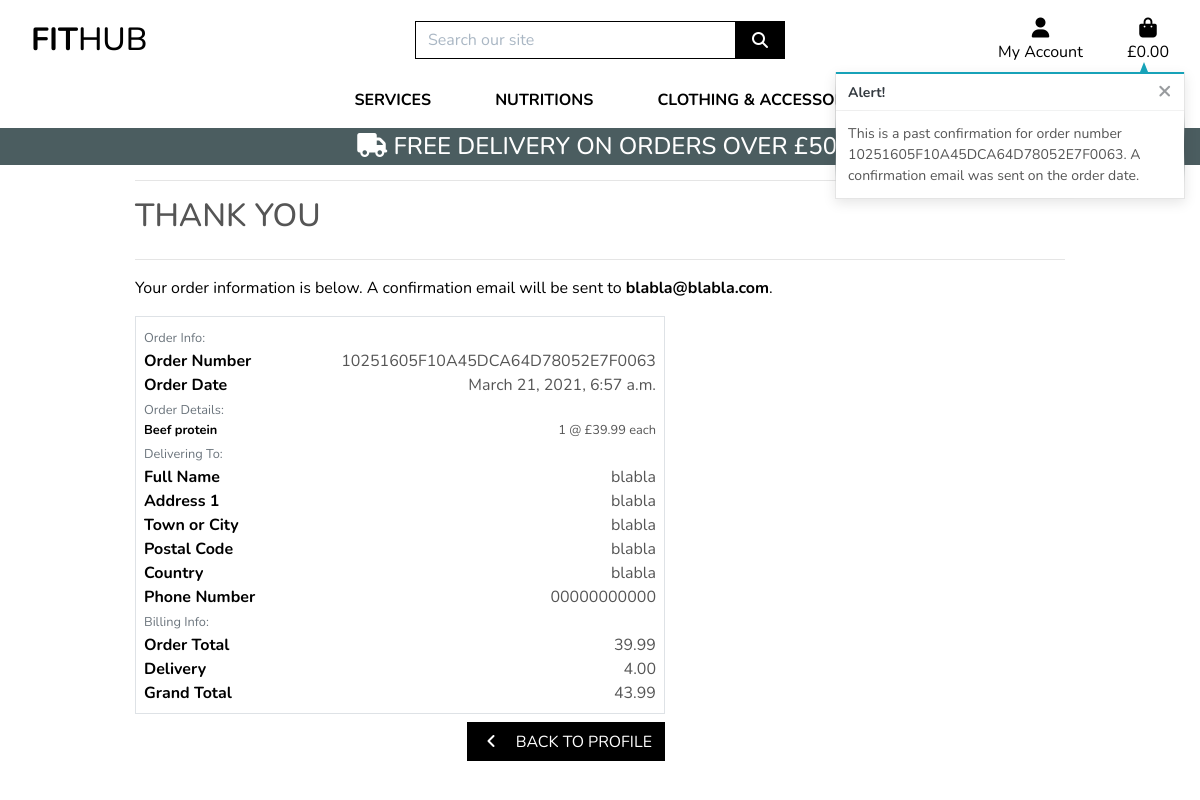
Page /profile/order_history/10251605F10A45DCA64D78052E7F0063 on the committed database.
### checkout/models.py (models this page shows, shortened)
class Order(models.Model):
    order_number = models.CharField(max_length=32, null=False, editable=False)
    user_profile = models.ForeignKey(UserProfile, on_delete=models.SET_NULL,
                                     null=True, blank=True, related_name='orders')
    full_name = models.CharField(max_length=50, null=False, blank=False)
    email = models.EmailField(max_length=254, null=False, blank=False)
    phone_number = models.CharField(max_length=20, null=False, blank=False)
    country = CountryField(blank_label='Country *', null=False, blank=False)
    postcode = models.CharField(max_length=20, null=True, blank=True)
    town_or_city = models.CharField(max_length=40, null=False, blank=False)
    street_address1 = models.CharField(max_length=80, null=False, blank=False)
    street_address2 = models.CharField(max_length=80, null=True, blank=True)
    county = models.CharField(max_length=80, null=True, blank=True)
    date = models.DateTimeField(auto_now_add=True)
    delivery_cost = models.DecimalField(max_digits=6, decimal_places=2, null=False, default=0)
    order_total = models.DecimalField(max_digits=10, decimal_places=2, null=False, default=0)
    grand_total = models.DecimalField(max_digits=10, decimal_places=2, null=False, default=0)
    original_bag = models.TextField(null=False, blank=False, default='')
    stripe_pid = models.CharField(max_length=254, null=False, blank=False, default='')

class OrderLineItem(models.Model):
    order = models.ForeignKey(Order, null=False, blank=False, on_delete=models.CASCADE, related_name='lineitems')
    product = models.ForeignKey(Product, null=False, blank=False, on_delete=models.CASCADE)
    product_size = models.CharField(max_length=2, null=True, blank=True) # XS, S, M, L, XL
    quantity = models.IntegerField(null=False, blank=False, default=0)
    lineitem_total = models.DecimalField(max_digits=6, decimal_places=2, null=False, blank=False, editable=False)

### products/models.py (models this page shows, shortened)
class Product(models.Model):
    category = models.ForeignKey('Category', null=True, blank=True, on_delete=models.SET_NULL)
    sku = models.CharField(max_length=254, null=True, blank=True)
    name = models.CharField(max_length=254)
    description = models.TextField()
    has_sizes = models.BooleanField(default=False, null=True, blank=True)
    price = models.DecimalField(max_digits=6, decimal_places=2)
    rating = models.DecimalField(max_digits=6, decimal_places=2, null=True, blank=True)
    image_url = models.URLField(max_length=1024, null=True, blank=True)
    image = models.ImageField(null=True, blank=True)

### profiles/views.py (the view)
# urls.py: path('order_history/<order_number>', views.order_history, name='order_history'),
def order_history(request, order_number):
    order = get_object_or_404(Order, order_number=order_number)
    messages.info(request, (
        f'This is a past confirmation for order number {order_number}. '
        'A confirmation email was sent on the order date.'
    ))
    template = 'checkout/checkout_success.html'
    context = {
        'order': order,
        'from_profile': True,
    }
    return render(request, template, context)

### bag/contexts.py (called while the page is built, shortened)
def bag_contents(request):
    bag_items = []
    total = 0
    product_count = 0
    bag = request.session.get('bag', {})
    if total < settings.FREE_DELIVERY_THRESHOLD:
        delivery = total * Decimal(settings.STANDARD_DELIVERY_PERCENTAGE / 100)
        free_delivery_delta = settings.FREE_DELIVERY_THRESHOLD - total
    else:
        delivery = 0
        free_delivery_delta = 0
    grand_total = delivery + total
    context = {
        'bag_items': bag_items,
        'total': total,
        'product_count': product_count,
        'delivery': delivery,
        'free_delivery_delta': free_delivery_delta,
        'free_delivery_threshold': settings.FREE_DELIVERY_THRESHOLD,
        'grand_total': grand_total,
    }
    return context

### checkout/templates/checkout/checkout_success.html (shortened to what this page needs)
{% extends "base.html" %}
{% load static %}
{% block extra_css %}
    <link rel="stylesheet" href="{% static 'checkout/css/checkout.css' %}">
{% endblock %}
{% block page_header %}
    <div class="container header-container">
    </div>
{% endblock %}
{% block content %}
    <div class="overlay"></div>
    <div class="container">
        <div class="row">
            <div class="col">
                <hr>
                <h2 class="logo-font mb-4">Thank You</h2>
                <hr>
                <p class="text-black">Your order information is below. A confirmation email will be sent to <strong>{{ order.email }}</strong>.</p>
            </div>
        </div>
        <div class="row">
            <div class="col-12 col-lg-7">
                <div class="order-confirmation-wrapper p-2 border">
                    <div class="row">
                        <div class="col">
                            <small class="text-muted">Order Info:</small>
                        </div>
                    </div>
                    <div class="row">
                        <div class="col-12 col-md-4">
                            <p class="mb-0 text-black font-weight-bold">Order Number</p>
                        </div>
                        <div class="col-12 col-md-8 text-md-right">
                            <p class="mb-0">{{ order.order_number }}</p>
                        </div>
                    </div>
                    <div class="row">
                        <div class="col-12 col-md-4">
                            <p class="mb-0 text-black font-weight-bold">Order Date</p>
                        </div>
                        <div class="col-12 col-md-8 text-md-right">
                            <p class="mb-0">{{ order.date }}</p>
                        </div>
                    </div>
                    <div class="row">
                        <div class="col">
                            <small class="text-muted">Order Details:</small>
                        </div>
                    </div>
                    {% for item in order.lineitems.all %}
                    <div class="row">
                        <div class="col-12 col-md-4">
                            <p class="small mb-0 text-black font-weight-bold">
                                {{ item.product.name }}{% if item.product_size %} - Size {{ item.product.size|upper }}{% endif %}
                            </p>
                        </div>
                        <div class="col-12 col-md-8 text-md-right">
                            <p class="small mb-0">{{ item.quantity }} @ £{{ item.product.price }} each</p>
                        </div>
                    </div>
                    {% endfor %}
                    <div class="row">
                        <div class="col">
                            <small class="text-muted">Delivering To:</small>
                        </div>
                    </div>
                    <div class="row">
                        <div class="col-12 col-md-4">
                            <p class="mb-0 text-black font-weight-bold">Full Name</p>
                        </div>
                        <div class="col-12 col-md-8 text-md-right">
                            <p class="mb-0">{{ order.full_name }}</p>
                        </div>
                    </div>
                    <div class="row">
                        <div class="col-12 col-md-4">
                            <p class="mb-0 text-black font-weight-bold">Address 1</p>
                        </div>
                        <div class="col-12 col-md-8 text-md-right">
                            <p class="mb-0">{{ order.street_address1 }}</p>
                        </div>
                    </div>
                    <div class="row">
                        <div class="col-12 col-md-4">
                            <p class="mb-0 text-black font-weight-bold">Town or City</p>
                        </div>
                        <div class="col-12 col-md-8 text-md-right">
                            <p class="mb-0">{{ order.town_or_city }}</p>
                        </div>
                    </div>
                    {% if order.postcode %}
                    <div class="row">
                        <div class="col-12 col-md-4">
                            <p class="mb-0 text-black font-weight-bold">Postal Code</p>
                        </div>
                        <div class="col-12 col-md-8 text-md-right">
                            <p class="mb-0">{{ order.postcode }}</p>
                        </div>
                    </div>
                    {% endif %}
                    <div class="row">
                        <div class="col-12 col-md-4">
                            <p class="mb-0 text-black font-weight-bold">Country</p>
                        </div>
                        <div class="col-12 col-md-8 text-md-right">
                            <p class="mb-0">{{ order.country }}</p>
                        </div>
                    </div>
                    <div class="row">
                        <div class="col-12 col-md-4">
                            <p class="mb-0 text-black font-weight-bold">Phone Number</p>
                        </div>
                        <div class="col-12 col-md-8 text-md-right">
                            <p class="mb-0">{{ order.phone_number }}</p>
                        </div>
                    </div>
                    <div class="row">
                        <div class="col">
                            <small class="text-muted">Billing Info:</small>
                        </div>
                    </div>
                    <div class="row">
                        <div class="col-12 col-md-4">
                            <p class="mb-0 text-black font-weight-bold">Order Total</p>
                        </div>
                        <div class="col-12 col-md-8 text-md-right">
                            <p class="mb-0">{{ order.order_total }}</p>
                        </div>
                    </div>
                    <div class="row">
                        <div class="col-12 col-md-4">
                            <p class="mb-0 text-black font-weight-bold">Delivery</p>
                        </div>
                        <div class="col-12 col-md-8 text-md-right">
                            <p class="mb-0">{{ order.delivery_cost }}</p>
                        </div>
                    </div>
                    <div class="row">
                        <div class="col-12 col-md-4">
                            <p class="mb-0 text-black font-weight-bold">Grand Total</p>
                        </div>
                        <div class="col-12 col-md-8 text-md-right">
                            <p class="mb-0">{{ order.grand_total }}</p>
                        </div>
                    </div>
                </div>
            </div>
        </div>
        <div class="row">
			<div class="col-12 col-lg-7 text-right">
                {% if from_profile %}
                    <a href="{% url 'profile' %}" class="btn btn-black rounded-0 my-2">
                        <span class="icon mr-2">
                            <i class="fas fa-angle-left"></i>
                        </span>
                        <span class="text-uppercase">Back to Profile</span>
                    </a>
                {% endif %}
			</div>
		</div>
    </div>
{% endblock %}

### static/css/base.css (style rules this page uses)
html { height: 100%; }
body { background: url('/media/home_page_background.jpg') no-repeat center center fixed; background-size: cover; height: calc(100vh - 164px); color: #555; font-family: 'Nunito', sans-serif; }
.icon { align-items: center; display: inline-flex; justify-content: center; height: 1.5rem; width: 1.5rem; }
.logo-font { text-transform: uppercase; }
.btn-black { background: black; color: white; }
.text-black { color: #000 !important; }
.overlay { height: 100%; width: 100%; top: 0; left: 0; position: fixed; background: white; z-index: -1; }
@media (min-width: 1200px) { .container { max-width: 80%; } }
@media (min-width: 992px) { .header-container { padding-top: 164px; } }

### rows in the picture
Order: email "blabla@blabla.com", order_number "10251605F10A45DCA64D78052E7F0063", date "March 21, 2021, 6:57 a.m.", full_name "blabla", street_address1 "blabla", town_or_city "blabla", postcode "blabla", country "blabla", phone_number "00000000000", order_total "39.99", delivery_cost "4.00", grand_total "43.99"
OrderLineItem: product.name "Beef protein", quantity "1", product.price "39.99"

### other values in the picture
{{ free_delivery_threshold }} "50"
{{ message }} "This is a past confirmation for order number 10251605F10A45DCA64D78052E7F0063. A confirmation email was sent on the order date."
